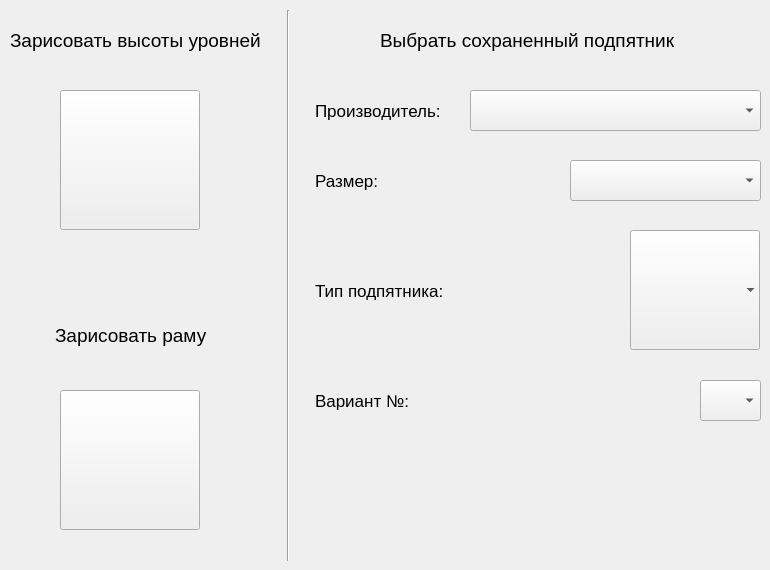
    <widget class="QWidget" name="tab">
     <attribute name="title">
      <string>Доп. Модули</string>
     </attribute>
     <widget class="QLabel" name="label_2">
      <property name="geometry">
       <rect>
        <x>55</x>
        <y>320</y>
        <width>151</width>
        <height>31</height>
       </rect>
      </property>
      <property name="font">
       <font>
        <pointsize>14</pointsize>
       </font>
      </property>
      <property name="text">
       <string>Зарисовать раму </string>
      </property>
     </widget>
     <widget class="QPushButton" name="pushButton_frame">
      <property name="geometry">
       <rect>
        <x>60</x>
        <y>390</y>
        <width>140</width>
        <height>140</height>
       </rect>
      </property>
      <property name="sizePolicy">
       <sizepolicy hsizetype="Fixed" vsizetype="Fixed">
        <horstretch>0</horstretch>
        <verstretch>0</verstretch>
       </sizepolicy>
      </property>
      <property name="minimumSize">
       <size>
        <width>140</width>
        <height>140</height>
       </size>
      </property>
      <property name="maximumSize">
       <size>
        <width>140</width>
        <height>140</height>
       </size>
      </property>
      <property name="sizeIncrement">
       <size>
        <width>0</width>
        <height>0</height>
       </size>
      </property>
      <property name="text">
       <string/>
      </property>
      <property name="icon">
       <iconset>
        <normaloff>../pics/thumbs/framemodul.jpg</normaloff>../pics/thumbs/framemodul.jpg</iconset>
      </property>
      <property name="iconSize">
       <size>
        <width>130</width>
        <height>130</height>
       </size>
      </property>
      <property name="flat">
       <bool>false</bool>
      </property>
     </widget>
     <widget class="QPushButton" name="pushButton_lev">
      <property name="geometry">
       <rect>
        <x>60</x>
        <y>90</y>
        <width>140</width>
        <height>140</height>
       </rect>
      </property>
      <property name="sizePolicy">
       <sizepolicy hsizetype="Fixed" vsizetype="Fixed">
        <horstretch>0</horstretch>
        <verstretch>0</verstretch>
       </sizepolicy>
      </property>
      <property name="minimumSize">
       <size>
        <width>140</width>
        <height>140</height>
       </size>
      </property>
      <property name="maximumSize">
       <size>
        <width>140</width>
        <height>140</height>
       </size>
      </property>
      <property name="sizeIncrement">
       <size>
        <width>0</width>
        <height>0</height>
       </size>
      </property>
      <property name="text">
       <string/>
      </property>
      <property name="icon">
       <iconset>
        <normaloff>../pics/thumbs/level.jpg</normaloff>../pics/thumbs/level.jpg</iconset>
      </property>
      <property name="iconSize">
       <size>
        <width>130</width>
        <height>130</height>
       </size>
      </property>
      <property name="flat">
       <bool>false</bool>
      </property>
     </widget>
     <widget class="QLabel" name="label">
      <property name="geometry">
       <rect>
        <x>10</x>
        <y>30</y>
        <width>261</width>
        <height>21</height>
       </rect>
      </property>
      <property name="font">
       <font>
        <pointsize>14</pointsize>
       </font>
      </property>
      <property name="text">
       <string>Зарисовать высоты уровней</string>
      </property>
     </widget>
     <widget class="Line" name="line">
      <property name="geometry">
       <rect>
        <x>280</x>
        <y>10</y>
        <width>16</width>
        <height>551</height>
       </rect>
      </property>
      <property name="orientation">
       <enum>Qt::Vertical</enum>
      </property>
     </widget>
     <widget class="QLabel" name="label_3">
      <property name="geometry">
       <rect>
        <x>380</x>
        <y>30</y>
        <width>321</width>
        <height>21</height>
       </rect>
      </property>
      <property name="font">
       <font>
        <pointsize>14</pointsize>
       </font>
      </property>
      <property name="text">
       <string>Выбрать сохраненный подпятник</string>
      </property>
     </widget>
     <widget class="QLabel" name="label_4">
      <property name="geometry">
       <rect>
        <x>315</x>
        <y>100</y>
        <width>131</width>
        <height>21</height>
       </rect>
      </property>
      <property name="font">
       <font>
        <pointsize>13</pointsize>
       </font>
      </property>
      <property name="text">
       <string>Производитель:</string>
      </property>
     </widget>
     <widget class="QComboBox" name="manufacturer_comboBox">
      <property name="geometry">
       <rect>
        <x>470</x>
        <y>90</y>
        <width>291</width>
        <height>41</height>
       </rect>
      </property>
      <property name="font">
       <font>
        <pointsize>13</pointsize>
       </font>
      </property>
     </widget>
     <widget class="QLabel" name="label_5">
      <property name="geometry">
       <rect>
        <x>315</x>
        <y>170</y>
        <width>81</width>
        <height>21</height>
       </rect>
      </property>
      <property name="font">
       <font>
        <pointsize>13</pointsize>
       </font>
      </property>
      <property name="text">
       <string>Размер:</string>
      </property>
     </widget>
     <widget class="QComboBox" name="size_comboBox">
      <property name="geometry">
       <rect>
        <x>570</x>
        <y>160</y>
        <width>191</width>
        <height>41</height>
       </rect>
      </property>
      <property name="font">
       <font>
        <pointsize>13</pointsize>
       </font>
      </property>
     </widget>
     <widget class="QLabel" name="label_6">
      <property name="geometry">
       <rect>
        <x>315</x>
        <y>280</y>
        <width>181</width>
        <height>21</height>
       </rect>
      </property>
      <property name="font">
       <font>
        <pointsize>13</pointsize>
       </font>
      </property>
      <property name="text">
       <string>Тип подпятника:</string>
      </property>
     </widget>
     <widget class="QComboBox" name="type_comboBox">
      <property name="geometry">
       <rect>
        <x>630</x>
        <y>230</y>
        <width>130</width>
        <height>120</height>
       </rect>
      </property>
      <property name="font">
       <font>
        <pointsize>13</pointsize>
       </font>
      </property>
      <property name="autoFillBackground">
       <bool>false</bool>
      </property>
      <property name="maxVisibleItems">
       <number>3</number>
      </property>
      <property name="iconSize">
       <size>
        <width>110</width>
        <height>110</height>
       </size>
      </property>
      <property name="frame">
       <bool>false</bool>
      </property>
     </widget>
     <widget class="QLabel" name="label_7">
      <property name="geometry">
       <rect>
        <x>315</x>
        <y>390</y>
        <width>151</width>
        <height>21</height>
       </rect>
      </property>
      <property name="font">
       <font>
        <pointsize>13</pointsize>
       </font>
      </property>
      <property name="text">
       <string>Вариант №:</string>
      </property>
     </widget>
     <widget class="QComboBox" name="variant_comboBox">
      <property name="geometry">
       <rect>
        <x>700</x>
        <y>380</y>
        <width>61</width>
        <height>41</height>
       </rect>
      </property>
      <property name="font">
       <font>
        <pointsize>13</pointsize>
       </font>
      </property>
     </widget>
    </widget>
